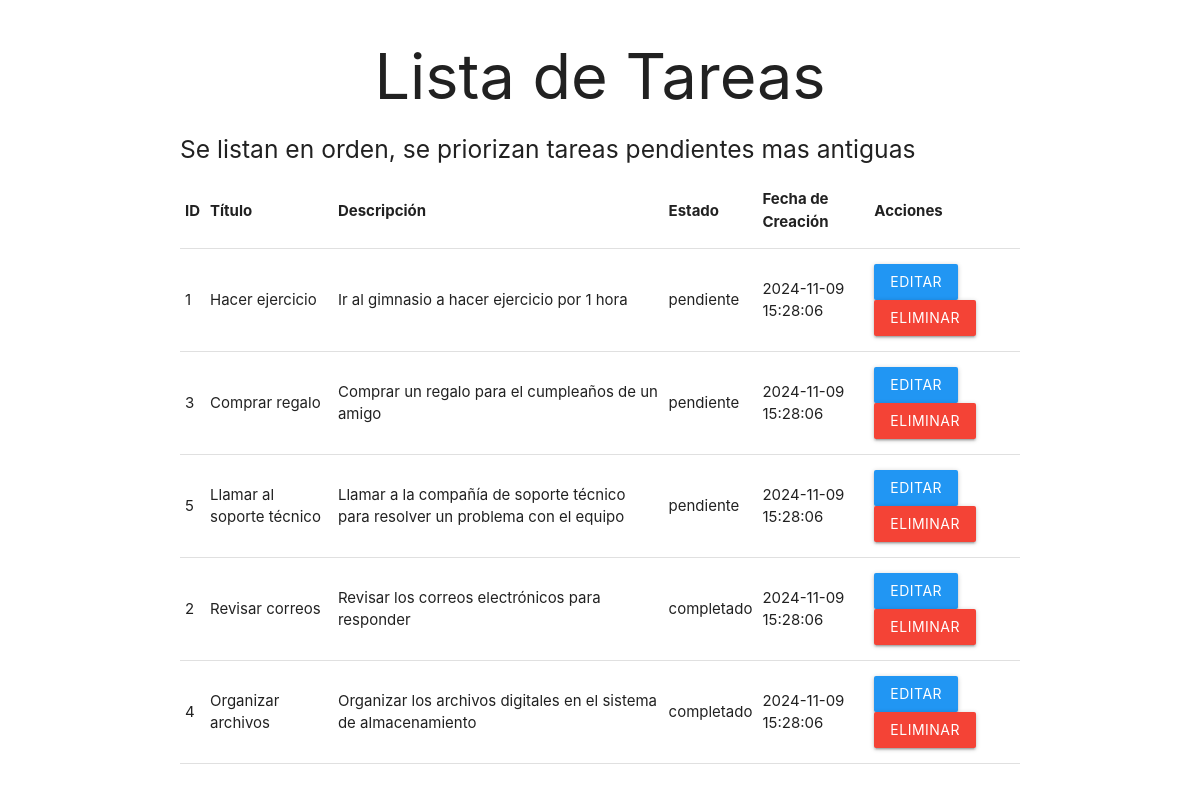
The page /ver_tarea.php on the database its author committed.
### tables this page shows
CREATE TABLE IF NOT EXISTS `tareas` (
  `id` int NOT NULL AUTO_INCREMENT,
  `titulo` varchar(255) NOT NULL,
  `description` text,
  `status` enum('pendiente','completado') DEFAULT 'pendiente',
  `created_at` timestamp NULL DEFAULT CURRENT_TIMESTAMP,
  PRIMARY KEY (`id`)
);

### ver_tarea.php (the view, shortened to what this page needs)
<?php
require 'conexion.php';
$stmt = $pdo->query("SELECT * FROM tareas ORDER BY status, created_at");
$tasks = $stmt->fetchAll(PDO::FETCH_ASSOC);
if ($tasks) {
    echo "<!DOCTYPE html>
    <html lang='es'>
    <head>
        <meta charset='UTF-8'>
        <meta name='viewport' content='width=device-width, initial-scale=1.0'>
        <title>Lista de Tareas</title>
        <link href='https://cdnjs.cloudflare.com/ajax/libs/materialize/1.0.0/css/materialize.min.css' rel='stylesheet'>
    </head>
    <body>
    <div class='container'>
        <h1 class='center-align'>Lista de Tareas</h1>
        <h5 class='left-align'>Se listan en orden, se priorizan tareas pendientes mas antiguas</h5>";
    echo "<table class='highlight responsive-table'>
            <thead>
                <tr>
                    <th>ID</th>
                    <th>Título</th>
                    <th>Descripción</th>
                    <th>Estado</th>
                    <th>Fecha de Creación</th>
                    <th>Acciones</th>
                </tr>
            </thead>
            <tbody>";
    foreach ($tasks as $task) {
        echo "<tr>";
        echo "<td>" . htmlspecialchars($task['id']) . "</td>";
        echo "<td>" . htmlspecialchars($task['titulo']) . "</td>";
        echo "<td>" . htmlspecialchars($task['description']) . "</td>";
        echo "<td>" . htmlspecialchars($task['status']) . "</td>";
        echo "<td>" . htmlspecialchars($task['created_at']) . "</td>";
        echo "<td>
                <a href='actualizar_tarea.php?id=" . $task['id'] . "' class='btn blue waves-effect waves-light col s6'>Editar</a>
                <a href='eliminar_tarea.php?id=" . $task['id'] . "' class='btn red waves-effect waves-light col s6' onclick='return confirm(\"¿Estás seguro de eliminar esta tarea?\")'>Eliminar</a>
              </td>";
        echo "</tr>";
    }
    echo "</tbody>";
    echo "</table>";
} else {
    echo "<p>No hay tareas disponibles.</p>";
}
echo "</div>";
?>
</body>
</html>

### rows shown on the page
tareas: id "1", titulo "Hacer ejercicio", description "Ir al gimnasio a hacer ejercicio por 1 hora", status "pendiente", created_at "2024-11-09 15:28:06"
tareas: id "3", titulo "Comprar regalo", description "Comprar un regalo para el cumpleaños de un amigo", status "pendiente", created_at "2024-11-09 15:28:06"
tareas: id "5", titulo "Llamar al soporte técnico", description "Llamar a la compañía de soporte técnico para resolver un problema con el equipo", status "pendiente", created_at "2024-11-09 15:28:06"
tareas: id "2", titulo "Revisar correos", description "Revisar los correos electrónicos para responder", status "completado", created_at "2024-11-09 15:28:06"
tareas: id "4", titulo "Organizar archivos", description "Organizar los archivos digitales en el sistema de almacenamiento", status "completado", created_at "2024-11-09 15:28:06"
